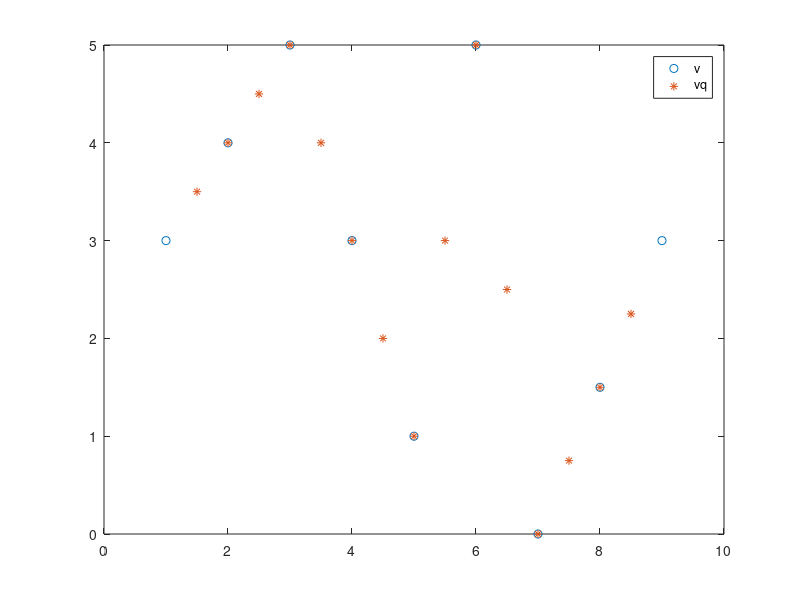

MATLAB code to generate this figure:
v=[3,4,5,3,1,5,0,1.5,3];
xq=1.5:0.5:8.5;
vq=interp1(1:numel(v),v,xq);
figure 
plot((1:9),v,'o',xq,vq,'*');
legend('v','vq');